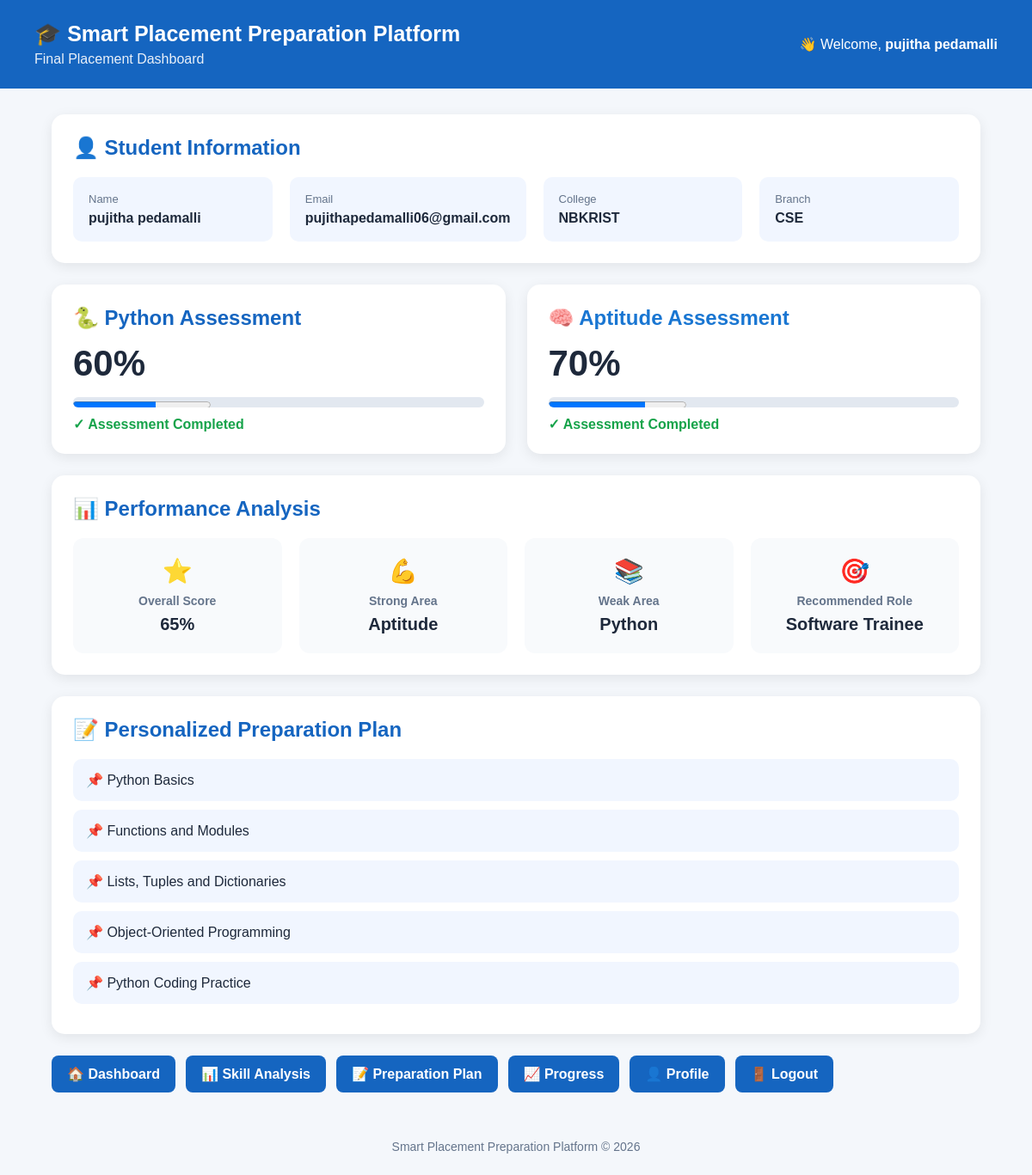
Screenshot of /final-dashboard (signed in) with the database file from the repository.
### placement_app.py (models this page shows)
class Student(db.Model):
    id = db.Column(db.Integer, primary_key=True)
    name = db.Column(db.String(100), nullable=False)
    email = db.Column(
        db.String(120),
        unique=True,
        nullable=False
    )
    college = db.Column(db.String(150))
    branch = db.Column(db.String(100))
    password = db.Column(
        db.String(255),
        nullable=False
    )
    python_score = db.Column(
        db.Integer,
        default=0
    )
    aptitude_score = db.Column(
        db.Integer,
        default=0
    )

### placement_app.py (the view, shortened to what this page needs)
@app.route("/final-dashboard")
def final_dashboard():
    if "email" not in session:
        return redirect(url_for("login"))
    student = Student.query.filter_by(
        email=session["email"]
    ).first()
    if not student:
        return "Student not found."
    python_score = student.python_score
    aptitude_score = student.aptitude_score
    scores = []
    if python_score is not None:
        scores.append(python_score)
    if aptitude_score is not None:
        scores.append(aptitude_score)
    if scores:
        overall_score = int(sum(scores) / len(scores))
    else:
        overall_score = 0
    if python_score is not None and aptitude_score is not None:
        if python_score >= aptitude_score:
            strong_area = "Python"
            weak_area = "Aptitude"
        else:
            strong_area = "Aptitude"
            weak_area = "Python"
    elif python_score is not None:
        strong_area = "Python"
        weak_area = "Complete Aptitude Assessment"
    elif aptitude_score is not None:
        strong_area = "Aptitude"
        weak_area = "Complete Python Assessment"
    else:
        strong_area = "No assessment completed"
        weak_area = "Complete assessments"
    if python_score is not None and aptitude_score is not None:
        if python_score >= 80 and aptitude_score >= 70:
            job_role = "Python Developer"
        elif python_score >= 70 and aptitude_score >= 70:
            job_role = "Software Developer"
        elif aptitude_score >= 75:
            job_role = "Data Analyst"
        else:
            job_role = "Software Trainee"
    else:
        job_role = "Complete both assessments"
    if python_score is not None and aptitude_score is not None:
        if python_score < aptitude_score:
            topics = [
                "Python Basics",
                "Functions and Modules",
                "Lists, Tuples and Dictionaries",
                "Object-Oriented Programming",
                "Python Coding Practice"
            ]
    else:
        topics = []
        if python_score is None:
            topics.append("Complete Python Assessment")
        if aptitude_score is None:
            topics.append("Complete Aptitude Assessment")
    return render_template(
        "final_dashboard.html",
        student=student,
        name=student.name,
        email=student.email,
        college=student.college,
        branch=student.branch,
        python_score=python_score,
        aptitude_score=aptitude_score,
        overall_score=overall_score,
        strong_area=strong_area,
        weak_area=weak_area,
        job_role=job_role,
        topics=topics
    )

### templates/final_dashboard.html (shortened to what this page needs)
<!DOCTYPE html>
<html lang="en">
<head>
</head>
<body>
<div class="header">
    <div>
        <h1>🎓 Smart Placement Preparation Platform</h1>
        <p>Final Placement Dashboard</p>
    </div>
    <div>
        👋 Welcome, <strong>{{ name }}</strong>
    </div>
</div>
<div class="container">
    <div class="student-card">
        <h2>👤 Student Information</h2>
        <div class="student-info">
            <div class="info-box">
                <span>Name</span>
                <strong>{{ name }}</strong>
            </div>
            <div class="info-box">
                <span>Email</span>
                <strong>{{ email }}</strong>
            </div>
            <div class="info-box">
                <span>College</span>
                <strong>{{ college }}</strong>
            </div>
            <div class="info-box">
                <span>Branch</span>
                <strong>{{ branch }}</strong>
            </div>
        </div>
    </div>
    <div class="score-grid">
        <div class="score-card">
            <h2 class="python">🐍 Python Assessment</h2>
            <div class="score">
                {{ python_score }}%
            </div>
            <div class="progress-bar">
    <progress
        class="score-progress"
        value="{{ python_score }}"
        max="100">
    </progress>
</div>
            <p class="completed">
                ✓ Assessment Completed
            </p>
        </div>
        <div class="score-card">
            <h2 class="aptitude">🧠 Aptitude Assessment</h2>
            <div class="score">
                {{ aptitude_score }}%
            </div>
            <div class="progress-bar">
    <progress
        class="score-progress"
        value="{{ aptitude_score }}"
        max="100">
    </progress>
</div>
            <p class="completed">
                ✓ Assessment Completed
            </p>
        </div>
    </div>
    <div class="performance">
        <h2>📊 Performance Analysis</h2>
        <div class="performance-grid">
            <div class="performance-box">
                <div class="icon">⭐</div>
                <h3>Overall Score</h3>
                <p>{{ overall_score }}%</p>
            </div>
            <div class="performance-box">
                <div class="icon">💪</div>
                <h3>Strong Area</h3>
                <p>{{ strong_area }}</p>
            </div>
            <div class="performance-box">
                <div class="icon">📚</div>
                <h3>Weak Area</h3>
                <p>{{ weak_area }}</p>
            </div>
            <div class="performance-box">
                <div class="icon">🎯</div>
                <h3>Recommended Role</h3>
                <p>{{ job_role }}</p>
            </div>
        </div>
    </div>
    <div class="plan">
        <h2>📝 Personalized Preparation Plan</h2>
        {% for topic in topics %}
            <div class="topic">
                📌 {{ topic }}
            </div>
        {% endfor %}
    </div>
    <div class="buttons">
        <a href="{{ url_for('dashboard') }}">
            🏠 Dashboard
        </a>
        <a href="{{ url_for('skill_analysis') }}">
            📊 Skill Analysis
        </a>
        <a href="{{ url_for('preparation_plan') }}">
            📝 Preparation Plan
        </a>
        <a href="{{ url_for('progress') }}">
            📈 Progress
        </a>
        <a href="{{ url_for('profile') }}">
            👤 Profile
        </a>
        <a href="{{ url_for('logout') }}">
            🚪 Logout
        </a>
    </div>
</div>
<footer>
    Smart Placement Preparation Platform © 2026
</footer>
</body>
</html>

### templates/final_dashboard.html (style rules this page uses)
* { box-sizing: border-box; margin: 0; padding: 0; font-family: Arial, sans-serif; }
body { background: #f4f7fb; color: #1e293b; }
.header { background: #1565c0; color: white; padding: 25px 40px; display: flex; justify-content: space-between; align-items: center; }
.header h1 { font-size: 25px; }
.header p { margin-top: 6px; opacity: 0.9; }
.container { width: 90%; max-width: 1200px; margin: 30px auto; }
.student-card { background: white; padding: 25px; border-radius: 15px; box-shadow: 0 4px 15px rgba(0,0,0,0.08); margin-bottom: 25px; }
.student-card h2 { color: #1565c0; margin-bottom: 20px; }
.student-info { display: grid; grid-template-columns: repeat(4, 1fr); gap: 20px; }
.info-box { background: #f1f6ff; padding: 18px; border-radius: 10px; }
.info-box span { display: block; font-size: 13px; color: #64748b; margin-bottom: 6px; }
.info-box strong { font-size: 16px; }
.score-grid { display: grid; grid-template-columns: 1fr 1fr; gap: 25px; margin-bottom: 25px; }
.score-card { background: white; padding: 25px; border-radius: 15px; box-shadow: 0 4px 15px rgba(0,0,0,0.08); }
.score-card h2 { margin-bottom: 15px; }
.python { color: #1565c0; }
.aptitude { color: #1976d2; }
.score { font-size: 42px; font-weight: bold; margin: 15px 0; }
.progress-bar { width: 100%; height: 12px; background: #e2e8f0; border-radius: 20px; overflow: hidden; }
.completed { margin-top: 10px; color: #16a34a; font-weight: bold; }
.performance { background: white; padding: 25px; border-radius: 15px; box-shadow: 0 4px 15px rgba(0,0,0,0.08); margin-bottom: 25px; }
.performance h2 { color: #1565c0; margin-bottom: 20px; }
.performance-grid { display: grid; grid-template-columns: repeat(4, 1fr); gap: 20px; }
.performance-box { padding: 22px; background: #f8fafc; border-radius: 12px; text-align: center; }
.performance-box .icon { font-size: 28px; margin-bottom: 10px; }
.performance-box h3 { font-size: 14px; color: #64748b; margin-bottom: 8px; }
.performance-box p { font-size: 20px; font-weight: bold; }
.plan { background: white; padding: 25px; border-radius: 15px; box-shadow: 0 4px 15px rgba(0,0,0,0.08); margin-bottom: 25px; }
.plan h2 { color: #1565c0; margin-bottom: 20px; }
.topic { background: #f1f6ff; padding: 15px; border-radius: 10px; margin-bottom: 10px; font-weight: 500; }
.buttons { display: flex; flex-wrap: wrap; gap: 12px; margin-top: 25px; }
.buttons a { text-decoration: none; background: #1565c0; color: white; padding: 12px 18px; border-radius: 8px; font-weight: bold; transition: 0.2s; }
footer { text-align: center; padding: 25px; color: #64748b; font-size: 14px; }

### rows the page displays
Student: name "pujitha pedamalli", email "pujithapedamalli06@gmail.com", college "NBKRIST", branch "CSE"

### other values shown
{{ python_score }} "60"
{{ aptitude_score }} "70"
{{ overall_score }} "65"
{{ strong_area }} "Aptitude"
{{ weak_area }} "Python"
{{ job_role }} "Software Trainee"
{{ topic }} "Python Basics" "Functions and Modules" "Lists, Tuples and Dictionaries" "Object-Oriented Programming" "Python Coding Practice"
